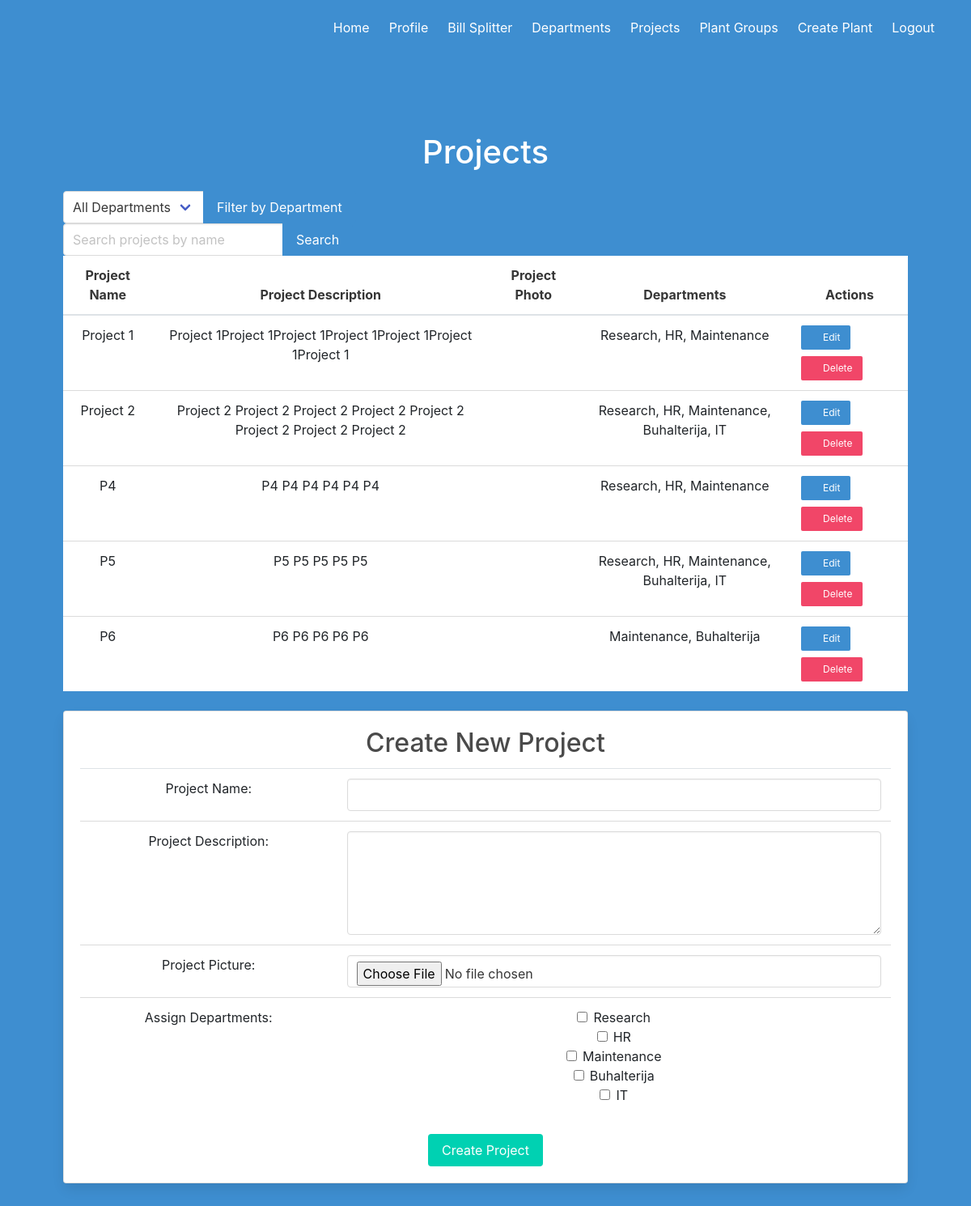
Page /departments/projects (signed in) on the committed database.
### project/models.py (models this page shows, shortened)
class Projects(db.Model):
    __tablename__ = 'projects'
    id = Column(Integer, primary_key=True)
    project_name = Column(String(255), nullable=False)
    project_description = Column(String(1000), nullable=False)
    project_picture = Column(String(1000), nullable=True)
    departments = relationship("ProjectsDepartmentsIntermediary", back_populates="project", cascade="all, delete-orphan")

class ProjectsDepartmentsIntermediary(db.Model):
    __tablename__ = 'projects_departments_intermediary'
    id = Column(Integer, primary_key=True)
    project_id = Column(Integer, ForeignKey('projects.id'))
    department_id = Column(Integer, ForeignKey('departments.id'))
    project = relationship("Projects", back_populates="departments")
    department = relationship("Departments", back_populates="projects")

class Departments(db.Model):
    __tablename__ = 'departments'
    id = Column(Integer, primary_key=True)
    department_name = Column(String(255), nullable=False, unique=True)
    projects = relationship("ProjectsDepartmentsIntermediary", back_populates="department", cascade="all, delete-orphan")

### project/departments.py (the view, shortened to what this page needs)
@departments_bp.route('/projects', methods=['GET', 'POST'])
@jwt_required
@login_required
def projects():
    search = request.args.get('search', '')
    department_id = request.args.get('department_id')
    projects_query = Projects.query.filter(Projects.project_name.ilike(f'%{search}%'))
    if department_id:
        projects_query = projects_query.filter(Projects.departments.any(Departments.id == department_id))
    projects = projects_query.all()
    return render_template('projects.html', projects=projects, departments=Departments.query.all(), department_id=department_id)

### project/auth.py (called while the page is built)
def jwt_required(func):
    @wraps(func)
    def wrapper(*args, **kwargs):
        token = None
        if 'Authorization' in request.headers:
            parts = request.headers['Authorization'].split()
            if len(parts) == 2 and parts[0] == 'Bearer':
                token = parts[1]
        if not token:
            token = request.cookies.get('jwt_token')
        if not token:
            return Response('Authorization token is missing.', status=401)
        try:
            data = jwt.decode(token, JWT_SECRET_KEY, algorithms=['HS256'])
            current_user = User.query.get(data['user_id'])
        except:
            return Response('Authorization token is invalid.', status=401)
        return func(*args, **kwargs)
    return wrapper

### project/templates/projects.html (shortened to what this page needs)
{% extends "base.html" %} {% block content %}
<div class="container mt-5">
  <h1 class="mb-4">Projects</h1>
  <form method="GET" action="{{ url_for('departments.projects') }}">
    <div class="field has-addons">
      <div class="control">
        <div class="select">
          <select name="department_id">
            <option value="">All Departments</option>
          </select>
        </div>
      </div>
      <div class="control">
        <button type="submit" class="button is-info">
          Filter by Department
        </button>
      </div>
    </div>
  </form>
  <form method="GET" action="{{ url_for('departments.projects') }}">
    <div class="field has-addons">
      <div class="control">
        <input
          class="input"
          type="text"
          name="search"
          placeholder="Search projects by name"
          value="{{ request.args.get('search', '') }}"
        />
      </div>
      <div class="control">
        <button class="button is-info" type="submit">Search</button>
      </div>
    </div>
  </form>
  <table class="table">
    <thead>
      <tr>
        <th>Project Name</th>
        <th>Project Description</th>
        <th>Project Photo</th>
        <th>Departments</th>
        <th>Actions</th>
      </tr>
    </thead>
    <tbody>
      {% for project in projects %} {% if not department_id or
      project.has_department(department_id) %}
      <tr>
        <td>{{ project.project_name }}</td>
        <td>{{ project.project_description }}</td>
        <td>
        </td>
        <td>
          {% for department in project.departments %} {{
          department.department.department_name }}{% if not loop.last %}, {%
          endif %} {% endfor %}
        </td>
        <td>
          <div class="buttons">
            <a
              href="{{ url_for('departments.project', project_id=project.id) }}"
              class="button is-info is-small"
            >
              <span class="icon"></span>
              <span>Edit</span>
            </a>
            <form
              action="{{ url_for('departments.delete_project', project_id=project.id) }}"
              method="POST"
              style="display: inline-block"
            >
              <button type="submit" class="button is-danger is-small">
                <span class="icon"></span>
                <span>Delete</span>
              </button>
            </form>
          </div>
        </td>
      </tr>
      {% endif %} {% endfor %}
    </tbody>
  </table>
  <div class="card mb-5">
    <div class="card-body">
      <h2 class="card-title">Create New Project</h2>
      <form method="post" enctype="multipart/form-data">
        <table class="table is-fullwidth">
          <tbody>
            <tr>
              <td>
                <label for="project_name" class="form-label"
                  >Project Name:</label
                >
              </td>
              <td>
                <input type="text" class="input" name="project_name" required />
              </td>
            </tr>
            <tr>
              <td>
                <label for="project_description" class="form-label"
                  >Project Description:</label
                >
              </td>
              <td>
                <textarea
                  class="textarea"
                  name="project_description"
                ></textarea>
              </td>
            </tr>
            <tr>
              <td>
                <label for="project_picture" class="form-label"
                  >Project Picture:</label
                >
              </td>
              <td>
                <input type="file" class="input" name="project_picture" />
              </td>
            </tr>
            <tr>
              <td>
                <label for="department_ids" class="form-label"
                  >Assign Departments:</label
                >
              </td>
              <td>
                {% for department in departments %}
                <div class="form-check">
                  <input
                    class="form-check-input"
                    type="checkbox"
                    name="department_ids"
                    value="{{ department.id }}"
                    id="department-{{ department.id }}"
                  />
                  <label
                    class="form-check-label"
                    for="department-{{ department.id }}"
                  >
                    {{ department.department_name }}
                  </label>
                </div>
                {% endfor %}
              </td>
            </tr>
          </tbody>
        </table>
        <div class="field">
          <div class="control">
            <button type="submit" class="button is-primary">
              Create Project
            </button>
          </div>
        </div>
      </form>
    </div>
  </div>
</div>
{% endblock %}

### project/templates/base.html (shortened to what this page needs)
<!DOCTYPE html>
<html>
  <head>
    <link
      rel="stylesheet"
      href="https://cdnjs.cloudflare.com/ajax/libs/bulma/0.7.2/css/bulma.min.css"
    />
    <link
      rel="stylesheet"
      href="https://maxcdn.bootstrapcdn.com/bootstrap/4.5.2/css/bootstrap.min.css"
    />
  </head>
  <body>
    <section class="hero is-info is-fullheight">
      <div class="hero-head">
        <nav class="navbar">
          <div class="container">
            <div id="navbarMenuHeroA" class="navbar-menu">
              <div class="navbar-end">
                <a href="{{ url_for('main.index') }}" class="navbar-item">
                  Home
                </a>
                {% if current_user.is_authenticated %}
                <a href="{{ url_for('main.profile') }}" class="navbar-item">
                  Profile
                </a>
                <a href="{{ url_for('main.groups') }}" class="navbar-item">
                  Bill Splitter
                </a>
                <a
                  href="{{ url_for('departments.list_departments') }}"
                  class="navbar-item"
                >
                  Departments
                </a>
                <a
                  href="{{ url_for('departments.projects') }}"
                  class="navbar-item"
                >
                  Projects
                </a>
                <a
                  href="{{ url_for('plants.plant_groups') }}"
                  class="navbar-item"
                >
                  Plant Groups
                </a>
                {% if current_user.is_authenticated %}
                <a
                  href="{{ url_for('plants.create_plant') }}"
                  class="navbar-item"
                >
                  Create Plant
                </a>
                {% endif %} {% endif %}  {% if current_user.is_authenticated %}
                <a href="{{ url_for('auth.logout') }}" class="navbar-item">
                  Logout
                </a>
                {% endif %}
              </div>
            </div>
          </div>
        </nav>
      </div>
      <div class="hero-body">
        <div class="container has-text-centered">
          {% block content %} {% endblock %}
        </div>
      </div>
    </section>
  </body>
</html>

### rows in the picture
Projects: project_name "Project 1", project_description "Project 1Project 1Project 1Project 1Project 1Project 1Project 1"
ProjectsDepartmentsIntermediary: department.department_name "Research"
ProjectsDepartmentsIntermediary: department.department_name "HR"
ProjectsDepartmentsIntermediary: department.department_name "Maintenance"
Projects: project_name "Project 2", project_description "Project 2 Project 2 Project 2 Project 2 Project 2 Project 2 Project 2 Project 2"
ProjectsDepartmentsIntermediary: department.department_name "Research"
ProjectsDepartmentsIntermediary: department.department_name "HR"
ProjectsDepartmentsIntermediary: department.department_name "Maintenance"
ProjectsDepartmentsIntermediary: department.department_name "Buhalterija"
ProjectsDepartmentsIntermediary: department.department_name "IT"
Projects: project_name "P4", project_description "P4 P4 P4 P4 P4 P4"
ProjectsDepartmentsIntermediary: department.department_name "Research"
ProjectsDepartmentsIntermediary: department.department_name "HR"
ProjectsDepartmentsIntermediary: department.department_name "Maintenance"
Projects: project_name "P5", project_description "P5 P5 P5 P5 P5"
ProjectsDepartmentsIntermediary: department.department_name "Research"
ProjectsDepartmentsIntermediary: department.department_name "HR"
ProjectsDepartmentsIntermediary: department.department_name "Maintenance"
ProjectsDepartmentsIntermediary: department.department_name "Buhalterija"
ProjectsDepartmentsIntermediary: department.department_name "IT"
Projects: project_name "P6", project_description "P6 P6 P6 P6 P6"
ProjectsDepartmentsIntermediary: department.department_name "Maintenance"
ProjectsDepartmentsIntermediary: department.department_name "Buhalterija"
Departments: department_name "Research"
Departments: department_name "HR"
Departments: department_name "Maintenance"
Departments: department_name "Buhalterija"
Departments: department_name "IT"
